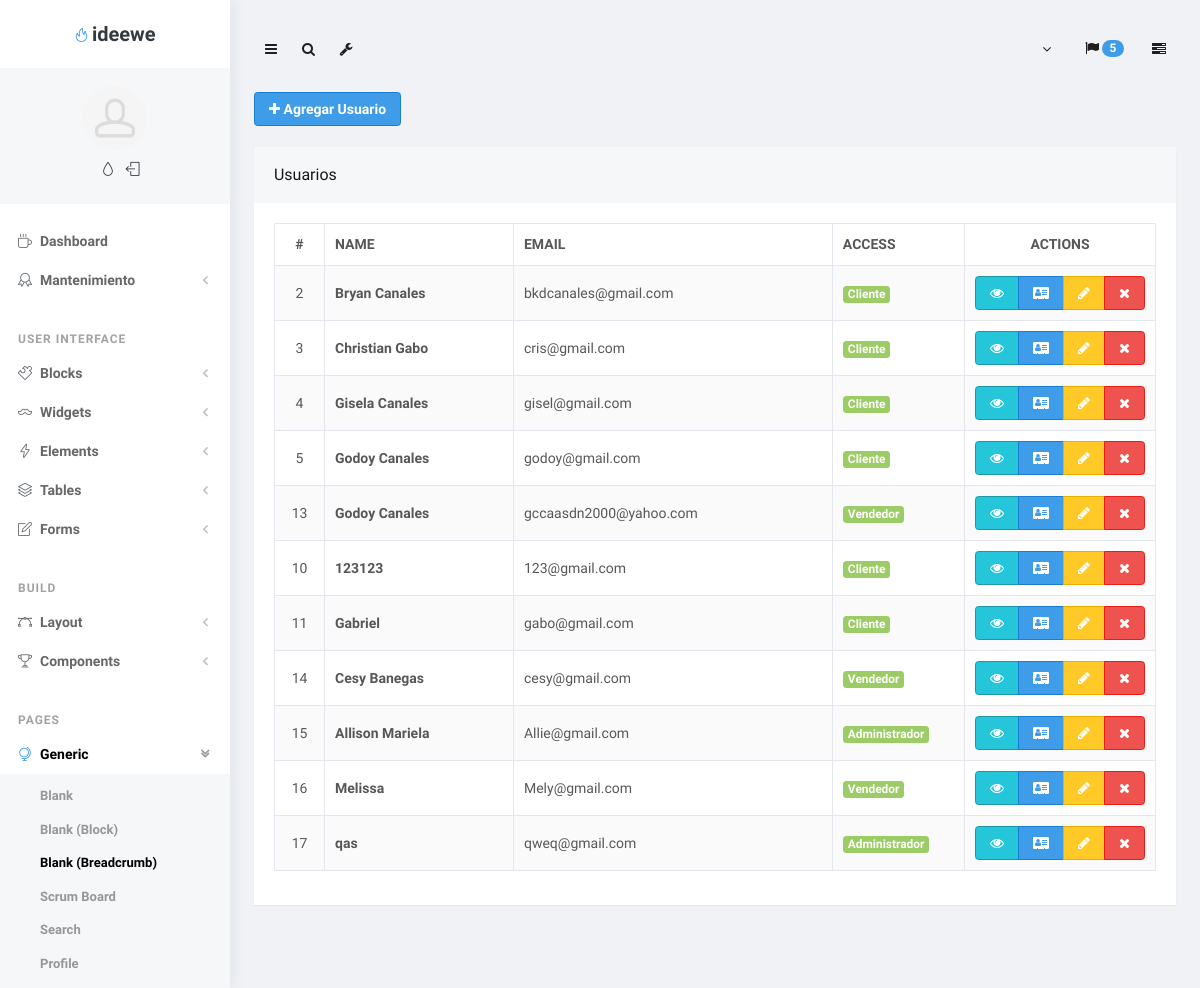
The page /index.php/mantenimiento/usuarios on the database its author committed.
### tables this page shows
CREATE TABLE IF NOT EXISTS `user` (
  `IdUser` int(11) NOT NULL AUTO_INCREMENT,
  `FullName` varchar(100) NOT NULL,
  `GenderId` int(20) NOT NULL,
  `CivilStatusId` int(20) NOT NULL,
  `IdNumber` varchar(20) NOT NULL,
  `Username` varchar(50) NOT NULL,
  `Email` varchar(50) NOT NULL,
  `CellPhoneNumber` varchar(20) NOT NULL,
  `password` varchar(100) NOT NULL,
  `rol_id` int(11) NOT NULL,
  `State` int(11) NOT NULL,
  `Info` int(11) NOT NULL,
  PRIMARY KEY (`IdUser`),
  UNIQUE KEY `username` (`Username`)
);

### application/controllers/mantenimiento/Usuarios.php (called while the page is built, shortened)
<?php
class Usuarios extends CI_Controller
{
        public function __construct()
        {
                $this->load->model("Registro_model");
                $this->load->model("Observations_model");
                $this->load->model("Addresses_model");
                $this->load->model("Card_model");
                $this->load->model("Membership_model");
                $this->load->model("Packages_model");
        }
        public function index()
        {
                $data = array('Usuarios' => $this->Registro_model->getUsuarios(),);
                $this->load->view('layouts/aside');
                $this->load->view('layouts/navsidebar');
                $this->load->view('layouts/header');
                $this->load->view('admin/usuarios/list', $data);
                $this->load->view('layouts/footer');
        }
}

### index.php (called while the page is built, shortened)
<?php
require_once BASEPATH.'core/CodeIgniter.php';

### application/models/Registro_model.php (called while the page is built, shortened)
<?php
class Registro_model extends CI_Model
{
	public function getUsuarios()
    {
        $this->db->where("State", "0");
        $resultado = $this->db->get("user");
        return $resultado->result();
	}
}

### application/views/admin/usuarios/list.php (the view, shortened to what this page needs)
<body>
    <main id="main-container">
        <div class="content">
            <div>
                <div class="col-md-12>">
                    <a href="<?php echo base_url(); ?>mantenimiento/Usuarios/add" class="btn btn-primary btn-flat"><span class="fa fa-plus">
                        </span> Agregar Usuario</a>
                </div>
            </div><br />
            <div class="block">
                <div class="block-header block-header-default">
                    <h3 class="block-title">Usuarios</h3>
                </div>
                <div class="block-content block-content-full">
                    <table class="table table-bordered table-striped table-vcenter js-dataTable-full-pagination">
                        <thead>
                            <tr>
                                <th class="text-center" style="width: 50px;">#</th>
                                <th>Name</th>
                                <th class="d-none d-sm-table-cell">Email</th>
                                <th class="d-none d-sm-table-cell" style="width: 15%;">Access</th>
                                <th class="text-center" style="width: 100px;">Actions</th>
                            </tr>
                        </thead>
                        <tbody>
                            <?php if (!empty($Usuarios)) : ?>
                            <?php foreach ($Usuarios as $Usuario) : ?>
                            <?php if ($Usuario->rol_id > 1) : ?>
                            <tr>
                                <td class="text-center"><?php echo $Usuario->IdUser; ?></td>
                                <td class="font-w600"><?php echo $Usuario->FullName; ?></td>
                                <td class="d-none d-sm-table-cell"><?php echo $Usuario->Email; ?></td>
                                <td class="d-none d-sm-table-cell">
                                    <span class="badge badge-success">
                                        <?php if ($Usuario->rol_id == "4") {
                                                        echo "Cliente";
                                                    } elseif ($Usuario->rol_id == "3") {
                                                        echo "Vendedor";
                                                    } elseif ($Usuario->rol_id == "2") {
                                                        echo "Administrador";
                                                    } ?></span>
                                </td>
                                <td>
                                    <div class="btn-group">
                                        <button type="button" class="btn btn-info btn-view" data-toggle="modal" data-target="#modal-popin" value="<?php echo $Usuario->IdUser; ?>"><span class="fa fa-eye"></span> </button>
                                        <a href="<?php echo base_url() ?>mantenimiento/Usuarios/Profile/<?php echo $Usuario->IdUser; ?>" class="btn btn-primary"><span class="fa fa-vcard"></span></a>
                                        <a href="<?php echo base_url() ?>mantenimiento/Usuarios/edit/<?php echo $Usuario->IdUser; ?>" class="btn btn-warning"><span class="fa fa-pencil"></span></a>
                                        <?php if ($Usuario->State == 1) : ?>
                                        <a href="<?php echo base_url() ?>mantenimiento/Usuarios/Remove/<?php echo $Usuario->IdUser; ?>" class="btn btn-danger btn-remove"><span class="fa fa-remove"></span></a>
                                        <?php else : ?>
                                        <a href="<?php echo base_url() ?>mantenimiento/Usuarios/delete/<?php echo $Usuario->IdUser; ?>" class="btn btn-danger btn-remove"><span class="fa fa-remove"></span></a>
                                        <?php endif; ?>
                                    </div>
                                </td>
                            </tr>
                            <?php endif; ?>
                            <?php endforeach; ?>
                            <?php endif; ?>
                        </tbody>
                    </table>
                </div>
            </div>
        </div>
    </main>

### rows shown on the page
user: IdUser "2", FullName "Bryan Canales", Email "bkdcanales@gmail.com", shows "Cliente"
user: IdUser "3", FullName "Christian Gabo", Email "cris@gmail.com", shows "Cliente"
user: IdUser "4", FullName "Gisela Canales", Email "gisel@gmail.com", shows "Cliente"
user: IdUser "5", FullName "Godoy Canales", Email "godoy@gmail.com", shows "Cliente"
user: IdUser "13", FullName "Godoy Canales", Email "gccaasdn2000@yahoo.com", shows "Vendedor"
user: IdUser "10", FullName "123123", Email "123@gmail.com", shows "Cliente"
user: IdUser "11", FullName "Gabriel", Email "gabo@gmail.com", shows "Cliente"
user: IdUser "14", FullName "Cesy Banegas", Email "cesy@gmail.com", shows "Vendedor"
user: IdUser "15", FullName "Allison Mariela", Email "Allie@gmail.com", shows "Administrador"
user: IdUser "16", FullName "Melissa", Email "Mely@gmail.com", shows "Vendedor"
user: IdUser "17", FullName "qas", Email "qweq@gmail.com", shows "Administrador"
